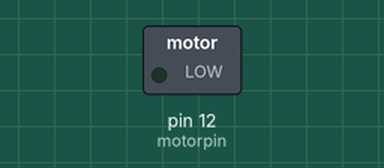
A program run on a simulated Raspberry Pi (header pin numbers). Shown: switched loads named in the program (green lamp = pin HIGH).

Above: at 0.05 s.
At 1.0 s:
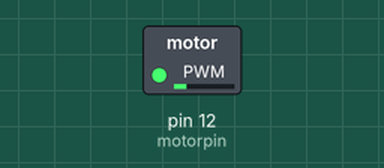
At 2.0 s:
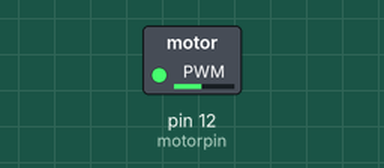
At 4.0 s:
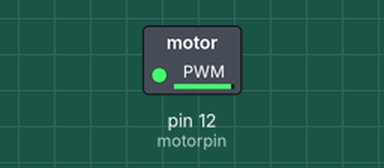
Timing chart, 0 to 5.2 s (numbered marks = the images above):
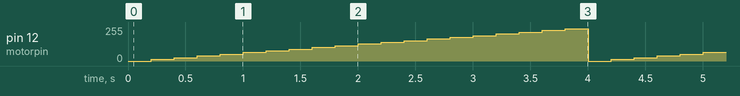

The program:

Direction_Control_Servo_Motor.py
```python
# Direction Control of Servo Motor using PWM

import RPi.GPIO as GPIO # Module to control the GPIO on a Raspberry Pi
import time # Provides various time-related functions
GPIO.setwarnings(False) # Disable warnings
GPIO.setmode(GPIO.BOARD) # Physical pin number numbering scheme is followed

motorpin = 12 # Pin to be connected to motor: GPIO 18
GPIO.setup(motorpin, GPIO.OUT) # Selected pin is configured as output
servo = GPIO.PWM(motorpin, 50) # Pin number, frequency in Hz
servo.start(0) # Start PWM signal generation with 0% duty cycle

try:
    while(True):
        for i in range(0, 100, 5): # Increase duty cycle from 0 to 100
            servo.ChangeDutyCycle(i) # Change duty cycle
            time.sleep(0.2) # Suspend execution for a given number of seconds

except KeyboardInterrupt: # Exception Handling
    print("Motor Stopped!")
    servo.stop() # Turn PWM OFF
    GPIO.cleanup() # Resets GPIO pins
    
```
